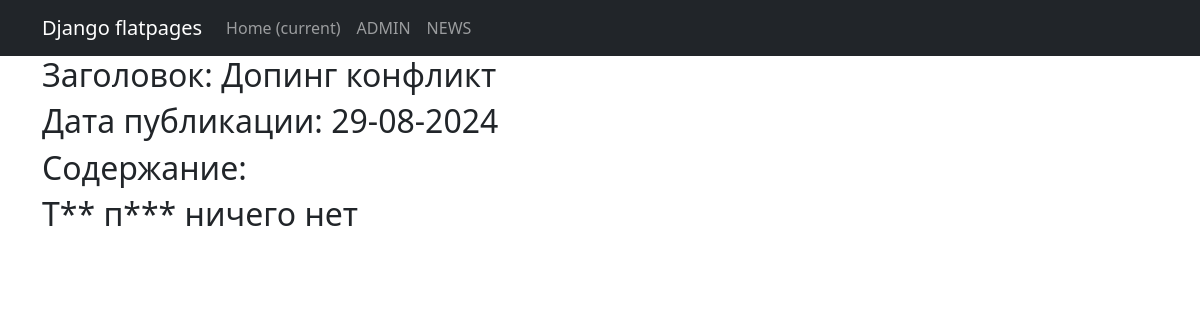
The page /news/2 on the database its author committed.
### news/models.py (models this page shows, shortened)
class Post(models.Model):
    new = 'New'
    article = 'Arc'
    KINDS = ((new, 'Новость'),
             (article, 'Статья'),
             )
    author = models.ForeignKey(Author, on_delete=models.CASCADE)
    is_post = models.CharField(choices=KINDS, max_length=3, default='Arc')
    time_in = models.DateTimeField(auto_now_add=True)
    category = models.ManyToManyField(Category, through="PostCategory")
    header = models.CharField(max_length=128)
    content = models.TextField(default='Тут пока ничего нет')
    likes = models.IntegerField(default=0)
    class Meta:
        ordering = ["-time_in"]
        verbose_name = 'Пост'
        verbose_name_plural = 'Посты'

### news/views.py (the view)
# urls.py: path('<int:pk>', PostDetails.as_view(), name='post'),
class PostDetails(DetailView):
    model = Post
    template_name = 'new.html'
    context_object_name = 'post'

### news/templatetags/custom_filters.py (called while the page is built)
@register.filter()
def censure(string):
    for el in string.split():
        word = el.strip(',.:!@#№;$%^:&?*()-=+_/\\[]{}"<>')
        if word.lower() in censure_list:
            string = string.replace(word, f"{el[0]}{'*' * (len(word) - 1)}")
    return string

### templates/new.html (shortened to what this page needs)
{% extends 'flatpages/default.html' %}
{% load custom_filters %}
{% block content %}
<h2 style="text-align: left;">Заголовок: {{ post.header }}</h2>
<h2 style="text-align: left;">Дата публикации: {{ post.time_in|date:'d-m-Y'}}</h2>
<h2 style="text-align: left;">Содержание: </h2>
<h2 style="text-align: left;">{{ post.content|censure }}</h2>
{% endblock content %}

### rows shown on the page
Post: header "Допинг конфликт", time_in "29-08-2024", content|censure "Т** п*** ничего нет"
